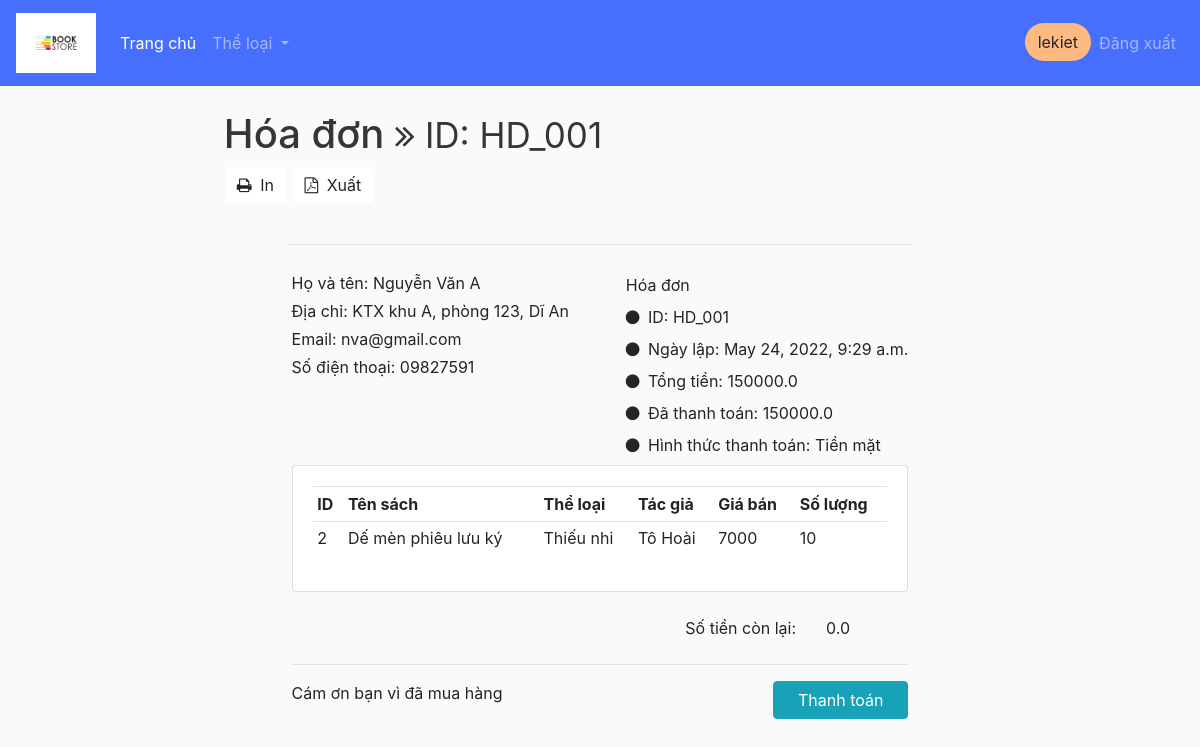
The page /review_invoice/HD_001/ (signed in) on the database as committed earlier.
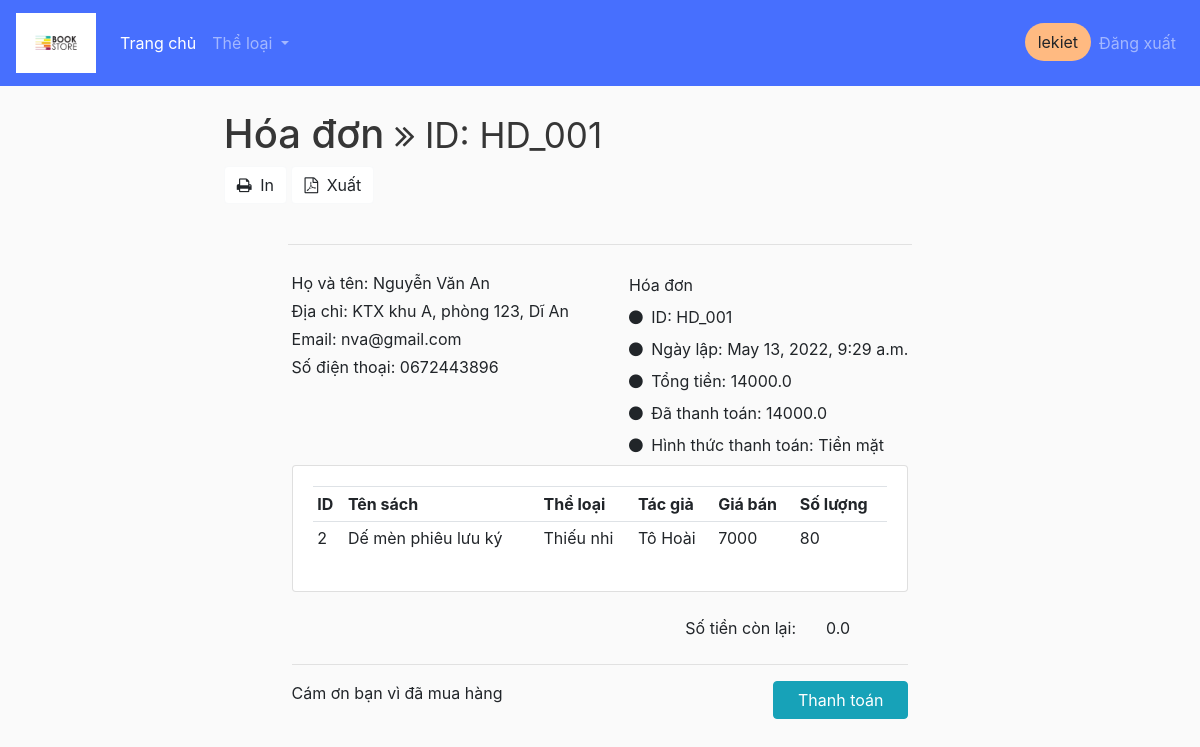
The same page on the database as committed later.
### book/models.py (models this page shows, shortened)
class HoaDon(models.Model):
    class Meta:
        verbose_name_plural = 'Hóa đơn'
    pttt = (
            ('Thẻ ngân hàng', 'Thẻ ngân hàng'),
            ('Tiền mặt', 'Tiền mặt'),
            )
    id_HD = models.CharField('Mã hóa đơn', max_length=100, primary_key=True, default= 'HD_', editable=True)
    ngay_lap_HD = models.DateTimeField(null=True)
    tong_tien = models.FloatField(null=True, default=0, editable=True)
    nguoi_lap_HD = models.ForeignKey(Person, verbose_name='Nhân viên', null=True, blank=True, related_name="nhan_vien", on_delete=models.PROTECT)
    khach_hang = models.ForeignKey(Person, verbose_name='Khách hàng', null=True, blank=True, related_name="khach_hang", on_delete=models.PROTECT)
    phuong_thuc_thanh_toan = models.CharField('Phương thức thanh toán', max_length=100, null=False, choices=pttt)
    da_tra = models.FloatField(null=True, default=0, editable=True)

class Person(models.Model):
    class Meta:
        verbose_name_plural = 'Thành viên'
    id = models.CharField(max_length=100, primary_key=True, editable=True)
    ho_ten = models.CharField('Họ tên', max_length=100, null=True)
    ngay_sinh = models.DateField('Ngày sinh', null=True, editable=True)
    so_dien_thoai = models.CharField('Số điện thoại', max_length=13, null=True)
    dia_chi = models.CharField('Địa chỉ', max_length=1000, null=True)
    email = models.CharField('Email', max_length=50, null=True)
    profile_pic = models.ImageField(default="profile1.png", null=True, blank=True)
    user = models.OneToOneField(User, blank=True, null=True, on_delete=models.CASCADE) # a user can have 1 customer, a customer have a user
    @property
    def get_group_name(self):
        query_set = Group.objects.filter(user = self.user)
        if not query_set:
            query_set = ''
        else:
            query_set = query_set[0].name.capitalize()
        return query_set

class ChiTietHoaDon(models.Model): # 1 lần nhập 1 sách
    hoa_don = models.ForeignKey(HoaDon, verbose_name='Hóa đơn', on_delete=models.PROTECT)
    sach = models.ForeignKey(Sach, verbose_name='Sản phẩm', on_delete=models.PROTECT)
    so_luong = models.PositiveIntegerField(null=True, default=0, editable=True)
    class Meta:
        verbose_name_plural = 'Chi tiết hóa đơn'

class Sach(models.Model):
    ten_sach = models.CharField(max_length=100, null=True)
    ngay_nhap = models.DateField(null=True,default=timezone.now)
    so_luong = models.PositiveIntegerField(null=True)
    the_loai = models.CharField(max_length=100, null=True)
    tac_gia = models.CharField(max_length=100, null=True)
    don_gia = models.PositiveBigIntegerField(null=True)
    gia_ban = models.PositiveBigIntegerField(null=True)
    nha_xuat_ban = models.CharField(max_length=100, null=True)
    nam_xuat_ban = models.PositiveIntegerField(null=True)
    nguoi_nhap = models.ForeignKey(Person, null=True, on_delete=models.PROTECT)
    anh_sach = models.ImageField(default="static/placeholder.png",null=True, blank=True)
    mo_ta = models.TextField("Mô tả ngắn", max_length=1000, null=True, blank=True)
    class Meta: # vì django ko cho tạo PK 2 thuộc tính nên làm cách này
        unique_together = ('id', 'ngay_nhap',)
        verbose_name_plural = "Sách"

### book/views.py (the view)
# urls.py: path('review_invoice/<str:pk>/', views.reviewInvoice, name='review_invoice'),
@login_required(login_url='login')
def reviewInvoice(request, pk):
    invoice = HoaDon.objects.get(id_HD=pk)
    details = ChiTietHoaDon.objects.filter(hoa_don=invoice)
    remain = invoice.tong_tien - invoice.da_tra
    context = {'invoice': invoice, 'remain': remain, 'details': details}
    return render(request, 'book/invoice.html', context)

### book/templates/book/invoice.html (shortened to what the changed rows need)
{%  extends 'book/main.html' %}
{% block content %}
<link href="https://maxcdn.bootstrapcdn.com/font-awesome/4.7.0/css/font-awesome.min.css" rel="stylesheet" />
<div class="page-content container">
    <div class="page-header text-blue-d2">
        <h1 class="page-title text-secondary-d1">
            Hóa đơn
            <small class="page-info">
                <i class="fa fa-angle-double-right text-80"></i>
                ID: {{ invoice.id_HD }}
            </small>
        </h1>
    </div>
    <div class="container px-0">
        <div class="row mt-4">
            <div class="col-12 col-lg-12">
                <div class="row">
                    <div class="col-sm-6">
                        <div>
                            <span class="text-sm text-grey-m2 align-middle">Họ và tên:</span>
                            <span class="text-600 text-110 text-blue align-middle">{{ invoice.khach_hang.ho_ten }}</span>
                        </div>
                        <div class="text-grey-m2">
                            <div class="my-1">
                                Địa chỉ: {{invoice.khach_hang.dia_chi}}
                            </div>
                            <div class="my-1">
                                Email: {{invoice.khach_hang.email}}
                            </div>
                            <div class="my-1">
                                Số điện thoại: {{invoice.khach_hang.so_dien_thoai}}
                            </div>
                        </div>
                    </div>
                    <div class="text-95 col-sm-6 align-self-start d-sm-flex justify-content-end">
                        <div class="text-grey-m2">
                            <div class="mt-1 mb-2 text-secondary-m1 text-600 text-125">
                                Hóa đơn
                            </div>
                            <div class="my-2"><i class="fa fa-circle text-blue-m2 text-xs mr-1"></i> <span class="text-600 text-90">ID:</span> {{invoice.id_HD}}</div>
                            <div class="my-2"><i class="fa fa-circle text-blue-m2 text-xs mr-1"></i> <span class="text-600 text-90">Ngày lập:</span> {{invoice.ngay_lap_HD}}</div>
                            <div class="my-2"><i class="fa fa-circle text-blue-m2 text-xs mr-1"></i> <span class="text-600 text-90">Tổng tiền:</span> {{invoice.tong_tien}}</div>
                            <div class="my-2"><i class="fa fa-circle text-blue-m2 text-xs mr-1"></i> <span class="text-600 text-90">Đã thanh toán:</span> {{invoice.da_tra}}</div>
                            <div class="my-2"><i class="fa fa-circle text-blue-m2 text-xs mr-1"></i> <span class="text-600 text-90">Hình thức thanh toán:</span> {{invoice.phuong_thuc_thanh_toan}}</div>
                        </div>
                    </div>
                </div>
                    <div class="row">
                        <div class="col-md">
                            <div class="card card-body">
                                <table class="table table-sm">
                                    <tr>
                                        <th>ID</th>
                                        <th>Tên sách</th>
                                        <th>Thể loại</th>
                                        <th>Tác giả</th>
                                        <th>Giá bán</th>
                                        <th>Số lượng</th>
                                    </tr>
                                    {% for detail in details %}
                                    <tr>
                                        <td>{{detail.sach.id}}</td>
                                        <td>{{detail.sach.ten_sach}}</td>
                                        <td>{{detail.sach.the_loai}}</td>
                                        <td>{{detail.sach.tac_gia}}</td>
                                        <td>{{detail.sach.gia_ban}}</td>
                                        <td>{{detail.sach.so_luong}}</td>
                                    </tr>
                                    {% endfor %}
                                </table>
                            </div>
                        </div>
                    </div>
                </div>
            </div>
        </div>
    </div>
</div>
{% endblock %}

Rows that differ between the two databases and show on the page:
changed HoaDon "HD_001": khach_hang.ho_ten "Nguyễn Văn A" → "Nguyễn Văn An"; khach_hang.so_dien_thoai "09827591" → "0672443896"; ngay_lap_HD "May 24, 2022, 9:29 a.m." → "May 13, 2022, 9:29 a.m."; tong_tien "150000.0" → "14000.0"; da_tra "150000.0" → "14000.0"
changed through a linked row, ChiTietHoaDon "Dế mèn phiêu lưu ký": sach.so_luong "10" → "80"
